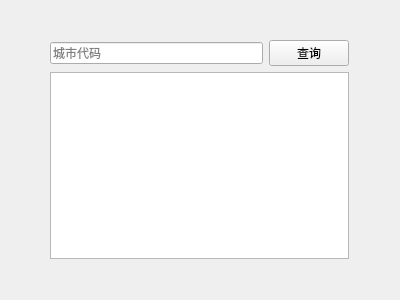
<?xml version="1.0" encoding="UTF-8"?>
<ui version="4.0">
 <class>MainWidget</class>
 <widget class="QWidget" name="MainWidget">
  <property name="geometry">
   <rect>
    <x>0</x>
    <y>0</y>
    <width>400</width>
    <height>300</height>
   </rect>
  </property>
  <property name="windowTitle">
   <string>MainWidget</string>
  </property>
  <widget class="QWidget" name="verticalLayoutWidget">
   <property name="geometry">
    <rect>
     <x>39</x>
     <y>29</y>
     <width>321</width>
     <height>241</height>
    </rect>
   </property>
   <layout class="QVBoxLayout" name="verticalLayout">
    <item>
     <layout class="QHBoxLayout" name="horizontalLayout">
      <item>
       <widget class="QLineEdit" name="lineEdit">
        <property name="placeholderText">
         <string>城市代码</string>
        </property>
       </widget>
      </item>
      <item>
       <widget class="QPushButton" name="pushButton">
        <property name="text">
         <string>查询</string>
        </property>
       </widget>
      </item>
     </layout>
    </item>
    <item>
     <widget class="QTextBrowser" name="textBrowser"/>
    </item>
   </layout>
  </widget>
 </widget>
 <layoutdefault spacing="6" margin="11"/>
 <resources/>
 <connections/>
</ui>
